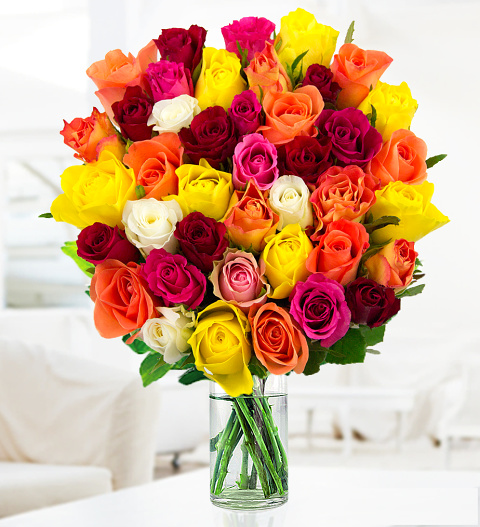
#> input picture resources/Roses.jpg, 480 x 527 px, found by its file name
$ python 2_display_image.py
#> lines starting #> are read from the running program, lines starting #| are printed output that depends on the picture
"""This program will read and display an image in a window
First we will read and display orignial image
Next we will convert the image to grascale and display. Close all windows
Next resize the image in 2 days (custom and symmetric) and display
waitKey method is used to exit when the user press any key on the keyboard
"""

import cv2

#Read image as Color image - 2nd parameter is 1
img1 = cv2.imread("../resources/roses.jpg",1)
#> img1 is the input picture: shape (527, 480, 3); mean B, G, R 144.8, 173.6, 214.4

#Display the image in a window with some title
cv2.imshow("Color image",img1)
cv2.waitKey(0) #Will wait until the user press any (keyboard) key. You can specify timeline in milliseconds cv2.waitKey(2000)

#Read image as black & white image. For 2nd parameter Color is 1, Grayscale is 0 and the unchanged is -1
img2 = cv2.imread("../resources/roses.jpg",0)
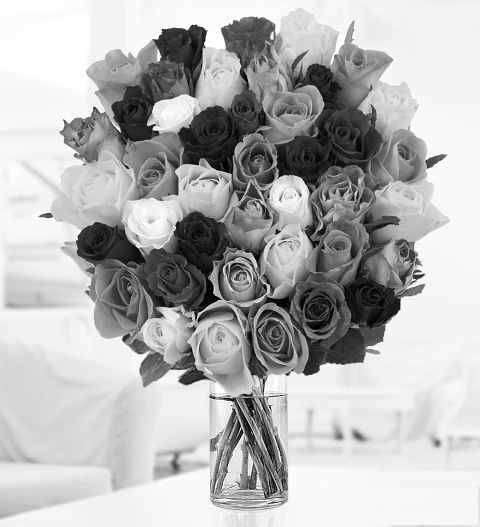
#> img2: shape (527, 480); min 0, max 255, mean 182.5
cv2.imshow("Black and White image",img2)
cv2.waitKey(0)

#Close and destroy all the windows
cv2.destroyAllWindows()

#Resize the image to the given dimensions. Notice that the size to be given as Tuple. The image may not be symmetrical based on the given size
resized = cv2.resize(img1,(700,400))
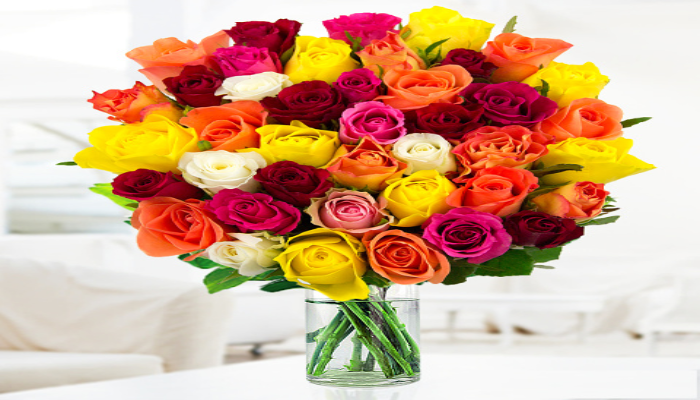
#> resized: shape (400, 700, 3); mean B, G, R 144.7, 173.5, 214.3
cv2.imshow("Custom Resize",resized)

#Resize the image to make it half and display. For this divide the shape by 2 for each row, column and convert to int to provide in tuple
#You can also multiply by 2 to double the size
sym_resized = cv2.resize(img1,(int(img1.shape[1]/2),int(img1.shape[0]/2)))
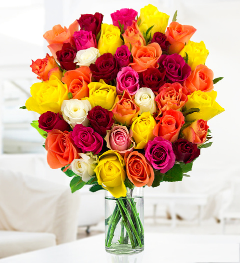
#> sym_resized: shape (263, 240, 3); mean B, G, R 144.7, 173.5, 214.3
cv2.imshow("Symmetric Resize",sym_resized)
cv2.waitKey(0)
cv2.destroyAllWindows()

'''
#Uncomment this to see how we can get a pixel or update a pixel, region of the image
#You can read or update a pixel color
px = img1[155,160] #Will get the Pixel color at the given location
print(px)
img1[155,160] = [0,0,0] #Will change the Pixel color of the image to specified BGR color
#You can also access ROI - Region Of an Image and manipulate the color
roi =img1[100:150, 100:150]
print(roi)
#Update region of an image with different color
img1[100:150,100:250] = [255,255,255]  #Will convert given region to white color
#You can also copy regions of images (ROI) to another place
flowers = img1[100:200,150:200]  #Copy some region of flowers
img1[0:100, 0:50] = flowers  #Assign/paste the above region to a different region in the image
cv2.imshow("Updated ROI",img1)
cv2.waitKey(0)
cv2.destroyAllWindows()
'''

$ run again, with resources/myphoto.jpg copied over resources/Roses.jpg
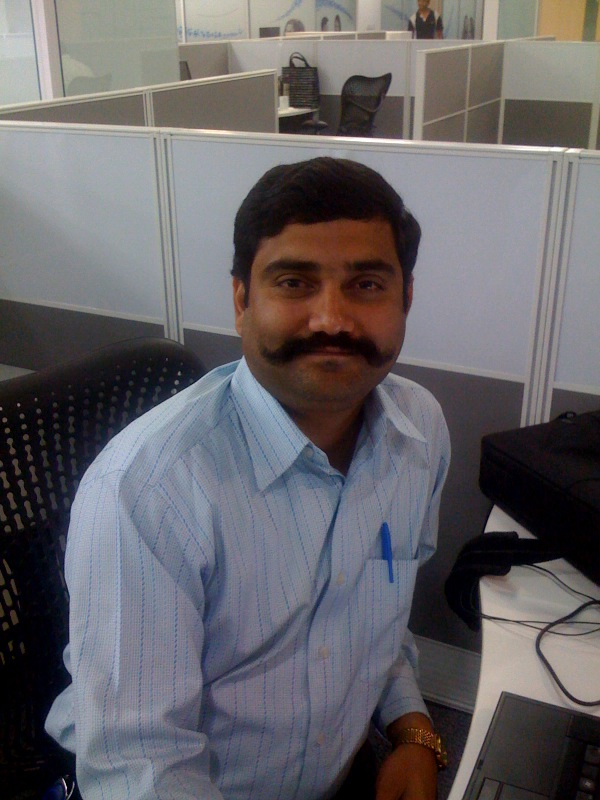
#> input picture resources/myphoto.jpg, 600 x 800 px, found by its file name
#> img1 is the input picture: shape (800, 600, 3); mean B, G, R 103.2, 99.6, 102.3
#> `img2 = cv2.imread("../resources/roses.jpg",0)`:
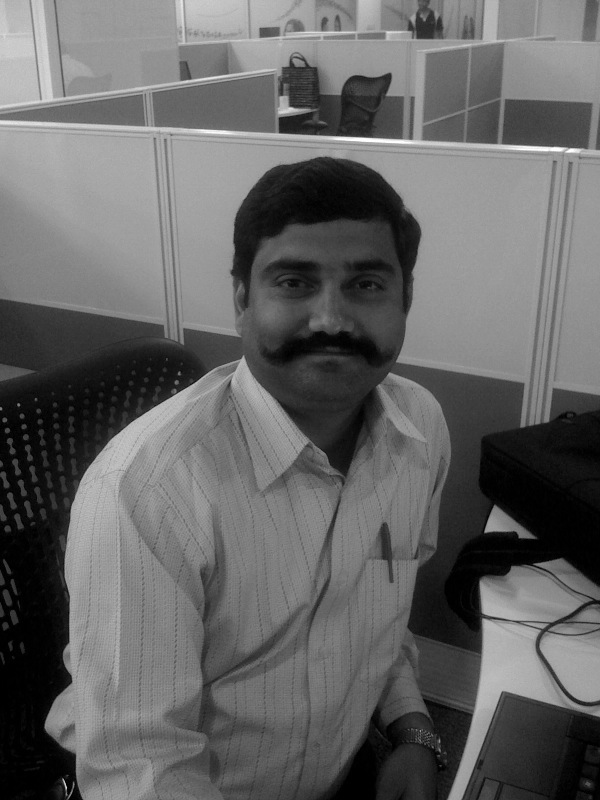
#> img2: shape (800, 600); min 0, max 255, mean 100.8
#> `resized = cv2.resize(img1,(700,400))`:
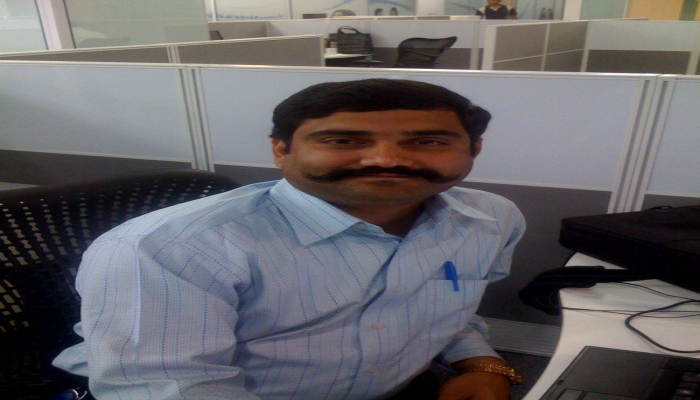
#> resized: shape (400, 700, 3); mean B, G, R 103.2, 99.6, 102.2

$ run again, with resources/withson.JPG copied over resources/Roses.jpg
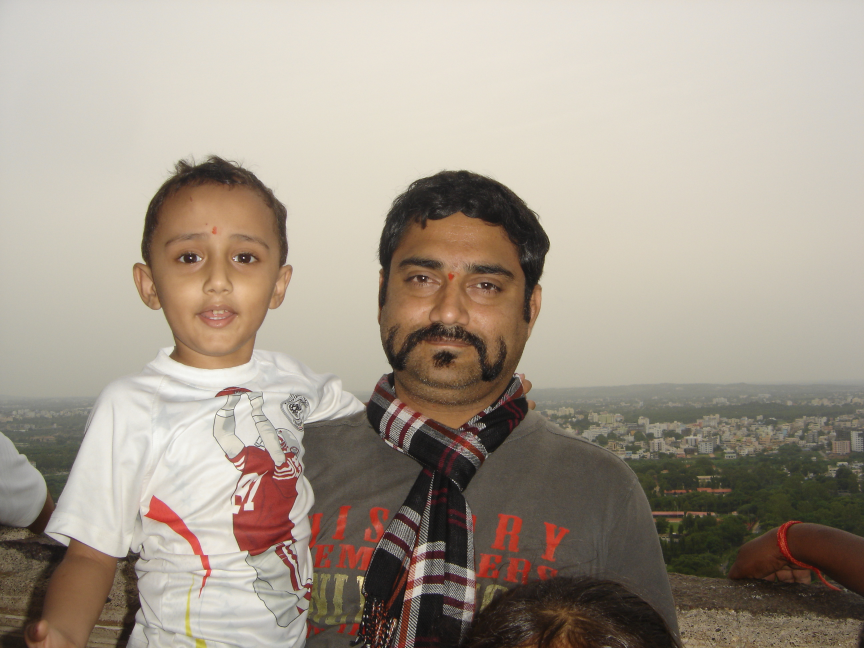
#> input picture resources/withson.JPG, 2592 x 1944 px, found by its file name (shown at 1/3 size)
#> img1 is the input picture: shape (1944, 2592, 3); mean B, G, R 141.7, 154.8, 165.6
#> `img2 = cv2.imread("../resources/roses.jpg",0)`:
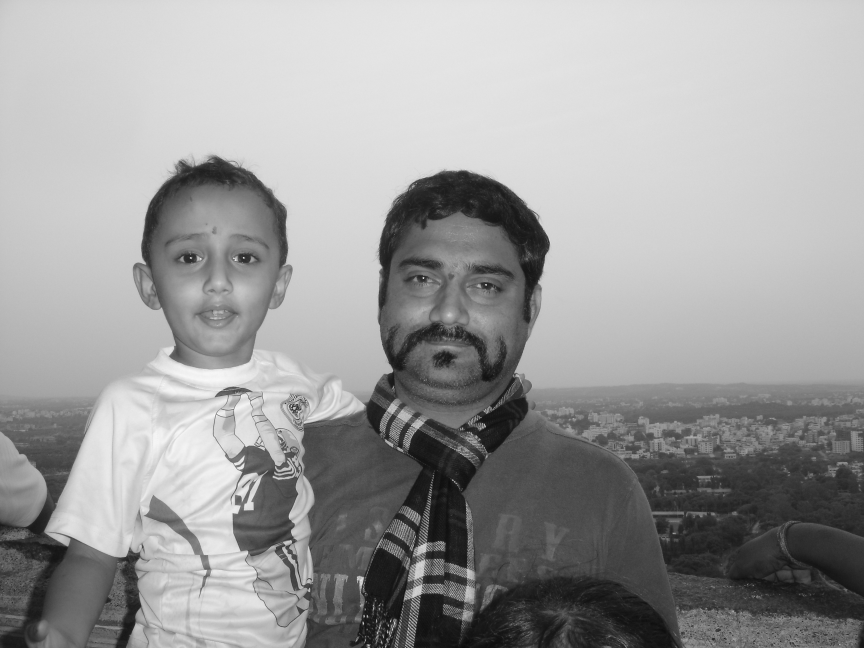
#> img2: shape (1944, 2592) (shown at 1/3 size); min 0, max 255, mean 156.5
#> `resized = cv2.resize(img1,(700,400))`:
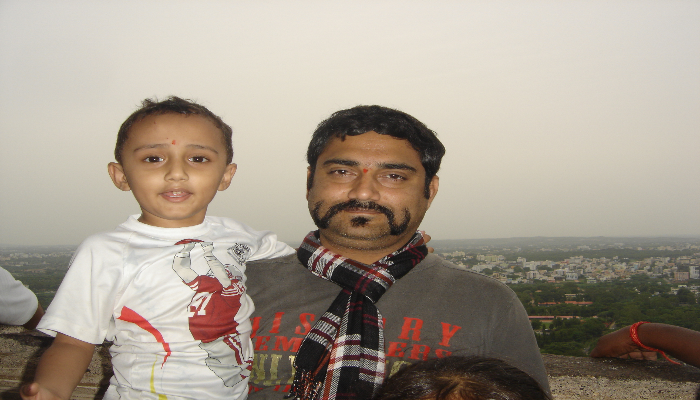
#> resized: shape (400, 700, 3); mean B, G, R 141.6, 154.6, 165.4
